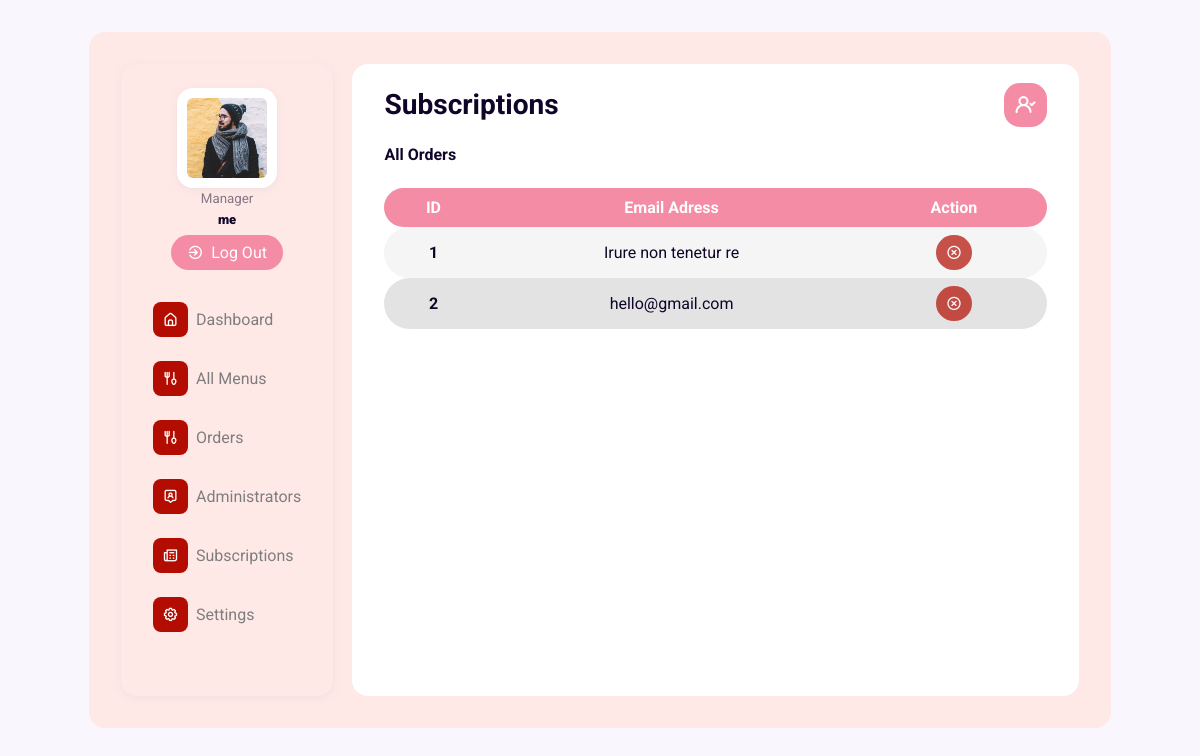
The page /admin/subscriptions.php (signed in) on the database its author committed.
### tables this page shows
CREATE TABLE `subscriptions` (
  `id` int(10) UNSIGNED NOT NULL,
  `emailAddress` varchar(255) NOT NULL
);

### admin/subscriptions.php (the view, shortened to what this page needs)
<?php
include('adminPartials/header.php')
?>
      <div class="dashboard container">
       <?php
       include('adminPartials/sideMenu.php')
       ?>
        <div class="dashboardBody">
          <div class="topSection flex">
            <div class="title">
              <h3>Subscriptions</h3>
            </div>
            <div class="notifications">
            <a href="subscriptions.php"><i class="uil uil-user-check icon"></i></a>
            </div>
          </div>
          <div class="adminContainer">
            <div class="allAdmins">
                <div class="title flex">All Orders </div>
                <div class="adminContainer">
                    <table>
                        <tr class="tblHeader">
                            <th>ID</th>
                            <th>Email Adress</th>
                            <th>Action</th>
                        </tr>
                        <?php
                            $sql = "SELECT * FROM subscriptions ORDER BY id DESC";
                            $res = mysqli_query($conn, $sql);
                            $subID = 1;
                            if($res == TRUE){
                              $count = mysqli_num_rows($res);
                              if($count > 0){
                                while($row = mysqli_fetch_assoc($res)){
                                  $id = $row['id'];
                                  $email = $row['emailAddress'];
                                  ?>
                                  <tr class="tblRow orderRow">
                                      <td><?php echo $subID++?></td>
                                      <td><?php echo $email?></td>
                                      <td><a href="<?php echo SITEURL ?>admin/deleteSub.php?id= <?php echo $id;?>"><i class="uil uil-times-circle deleteIcon icon"></i></a>
                                    </td>
                                  </tr>
                                  <?php
                                }
                              }
                            }
                            ?>
                    </table>
                </div>
              </div>
          </div>
        </div>
      </div>
<?php
include('adminPartials/footer.php')
?>

### admin/adminPartials/sideMenu.php
<div class="sideMenu">
            <div class="divContainer">
                <div class="adminDiv">
                <?php
                  $firstName = $_SESSION['firstName'];
                  $sql = "SELECT image from admins where firstname = '$firstName'";
                  $res = mysqli_query($conn, $sql);
                  if($res == TRUE){
                    $count = mysqli_num_rows($res);
                      if($count==1){
                        while($row = mysqli_fetch_assoc($res)){
                           $adminImage = $row['image'];
                        }
                      }
                  }
                  ?>
                    <?php
                        if($adminImage!=""){
                          ?>
                            <div class="imgDiv">
                          <img src="<?php echo SITEURL;?>restImages/dimasRest<?php echo $adminImage;?>">
                          </div>
                          <?php
                        }
                        else{
                          echo '<span class="fail" style="color:red; margin: 0px 10px;">No Image 1</span>';
                        }
                      ?>
                    <small>Manager</small>
                    <span class="adminName">
                     <?php
                     if(isset($_SESSION['firstName'])){
                      echo $_SESSION['firstName'];
                    }
                     ?>
                    </span>
                    <span class="logOut">
                    <a href="logOut.php" ><i class="uil uil-sign-out-alt icon"></i><span>Log Out</span></a>
                   </span>
                </div>
                <div class="menuDiv">
                  <ul class="menuList grid">
                      <li class="listItem ">
                          <a href="dashboard.php" class="navLink flex">
                            <i class="uil uil-estate icon"></i>
                              Dashboard
                          </a>
                      </li>
                      <li class="listItem ">
                          <a href="menu.php" class="navLink flex">
                            <i class="uil uil-crockery icon"></i>
                              All Menus
                          </a>
                      </li>
                      <li class="listItem ">
                          <a href="orders.php" class="navLink flex">
                            <i class="uil uil-crockery icon"></i>
                              Orders
                          </a>
                      </li>
                      <li class="listItem ">
                          <a href="admins.php" class="navLink flex">
                            <i class="uil uil-chat-bubble-user icon"></i>
                              Administrators
                          </a>
                      </li>
                      <li class="listItem ">
                          <a href="subscriptions.php" class="navLink flex">
                          <i class="uil uil-newspaper icon"></i>
                              Subscriptions
                          </a>
                      </li>
                      <li class="listItem">
                          <a href="settings.php" class="navLink flex">
                            <i class="uil uil-cog icon"></i>
                              Settings
                          </a>
                      </li>
                  </ul>
                </div>
            </div>
        </div>

### rows shown on the page
subscriptions: emailAddress "Irure non tenetur re"
subscriptions: emailAddress "hello@gmail.com"

### other values the page prints
$_SESSION['firstName'] "me"
